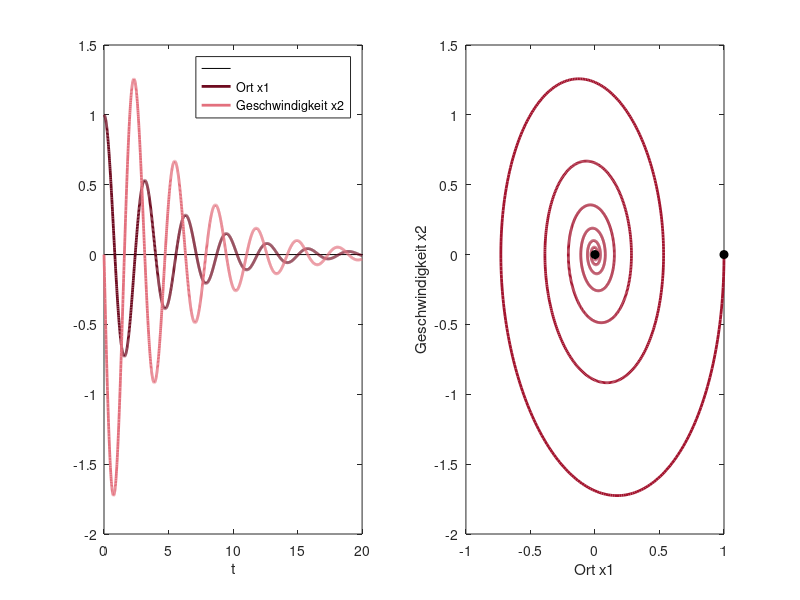

The MATLAB script that drew this image:
% Abb. 4.6: gedämpfter Oszillator (Buch, Abschnitt 4.1, Gl. 4.5 und 4.6)
% m x'' + mu x' + k x = 0 als System dx1/dt = x2, dx2/dt = -(k x1 + mu x2)/m  mit m = 1, mu = 0.4, k = 4, x1(0) = 1, x2(0) = 0
% (c) 2026 Philipp Kügler · Programm zum Buch „Dynamische Systeme in den Lebenswissenschaften“ · MIT-Lizenz (siehe LICENSE)
m = 1; mu = 0.4; k = 4;
f = @(t, z) [z(2); -(k * z(1) + mu * z(2)) / m];
opt = odeset('RelTol', 1e-9, 'AbsTol', 1e-11);
[t, z] = ode45(f, linspace(0, 20, 2001), [1; 0], opt);
x1 = z(:, 1); x2 = z(:, 2);
for tt = [5 10 20]
    i = find(t >= tt - 1e-9, 1);
    fprintf('t = %2d: x1 = %7.4f,  x2 = %7.4f\n', tt, x1(i), x2(i));
end
subplot(1, 2, 1);
plot([0 20], [0 0], 'k'); hold on
plot(t, x1, 'Color', [0.43 0.04 0.12], 'LineWidth', 2);
plot(t, x2, 'Color', [0.89 0.44 0.49], 'LineWidth', 2); hold off
xlabel('t'); legend('', 'Ort x1', 'Geschwindigkeit x2');
subplot(1, 2, 2);
plot(x1, x2, 'Color', [0.64 0.08 0.18], 'LineWidth', 2); hold on
plot([1 0], [0 0], 'ko', 'MarkerFaceColor', 'k'); hold off
xlabel('Ort x1'); ylabel('Geschwindigkeit x2');
